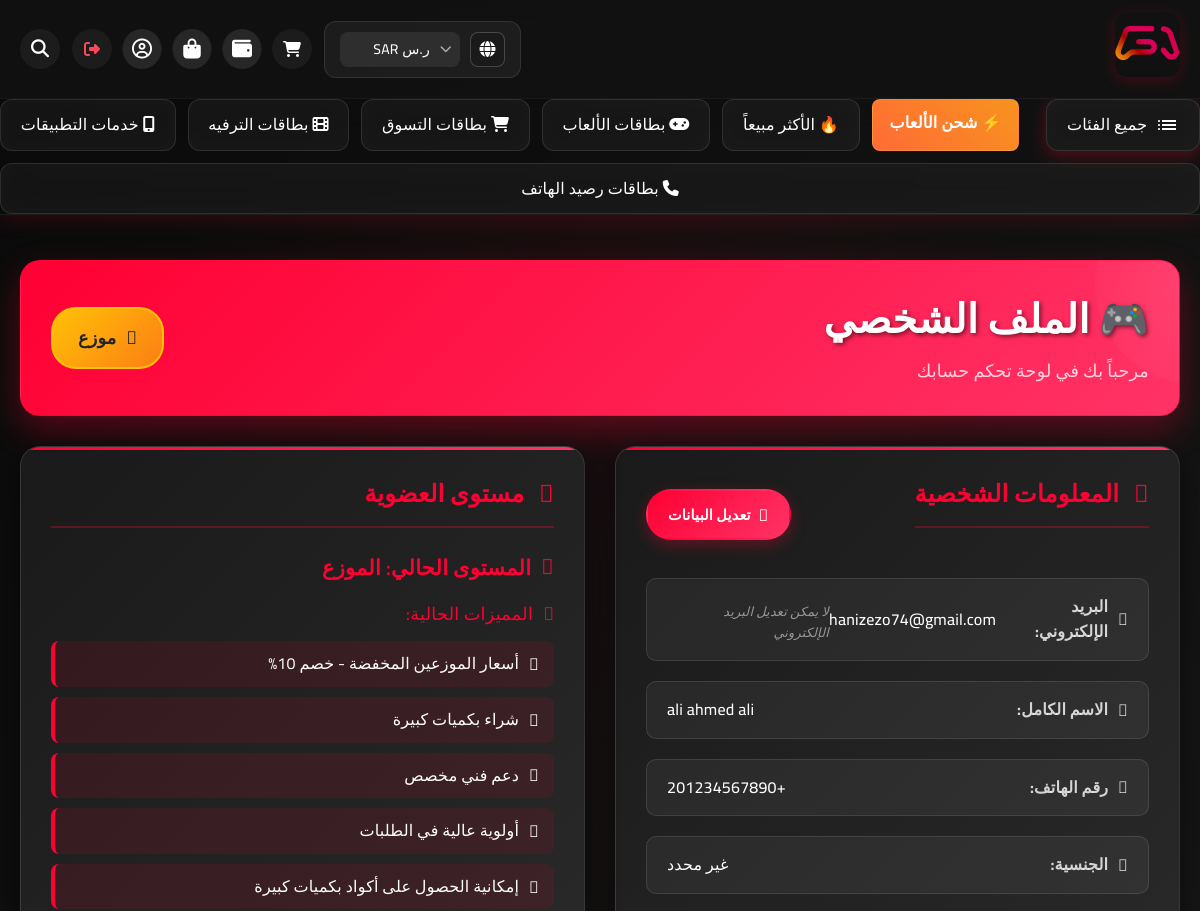
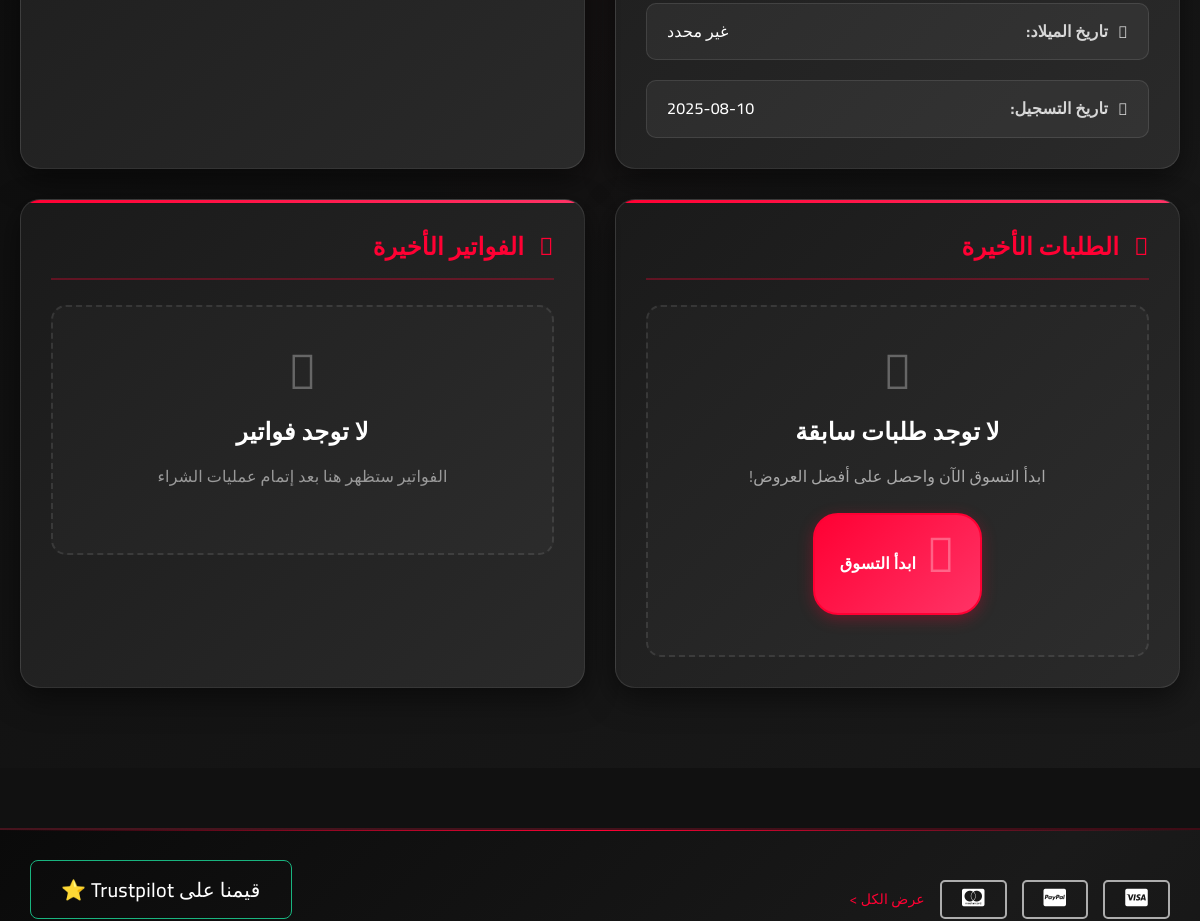
Page /profile (signed in, upper part) on the earlier database version (2 pictures, top to bottom).
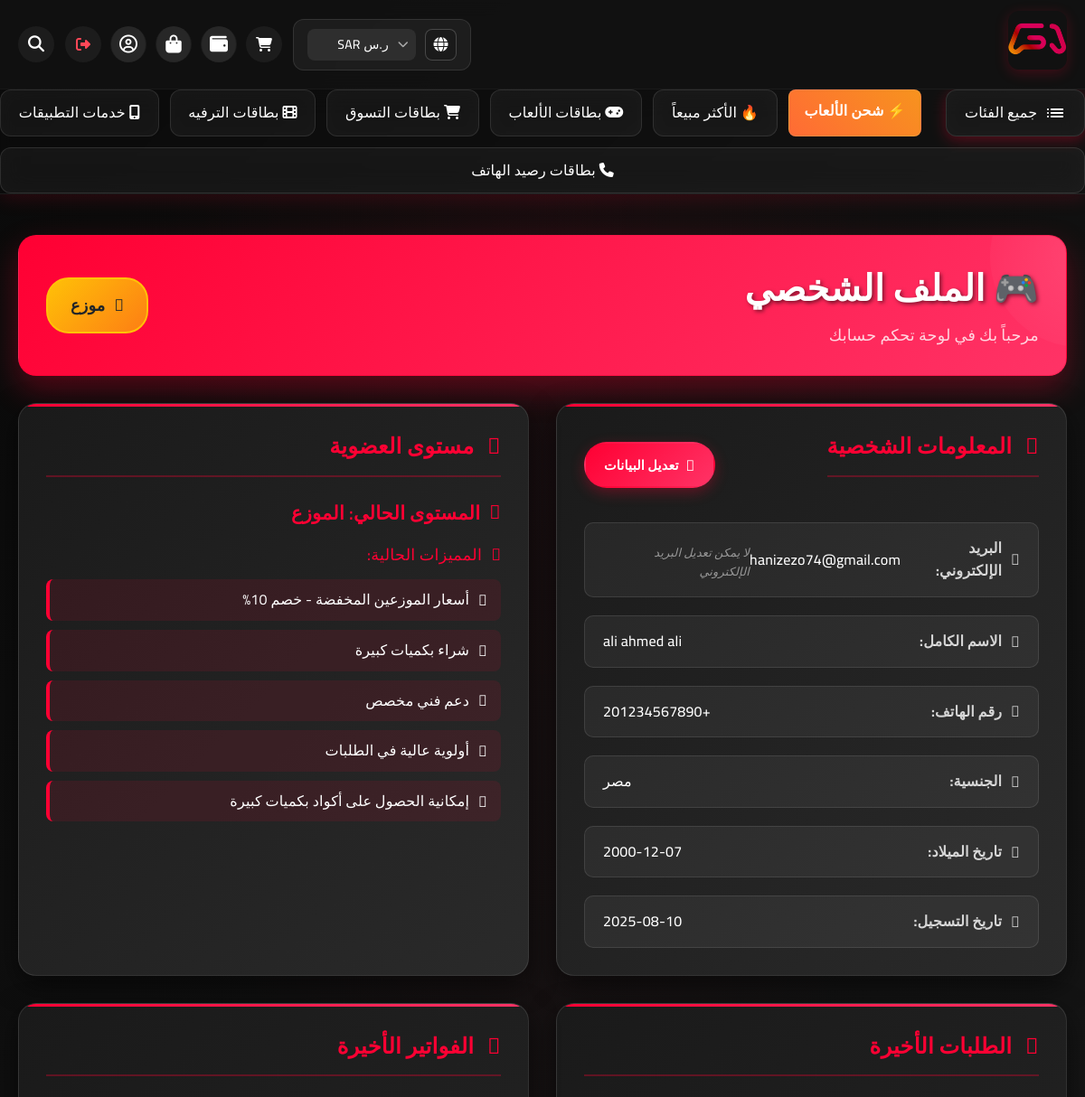
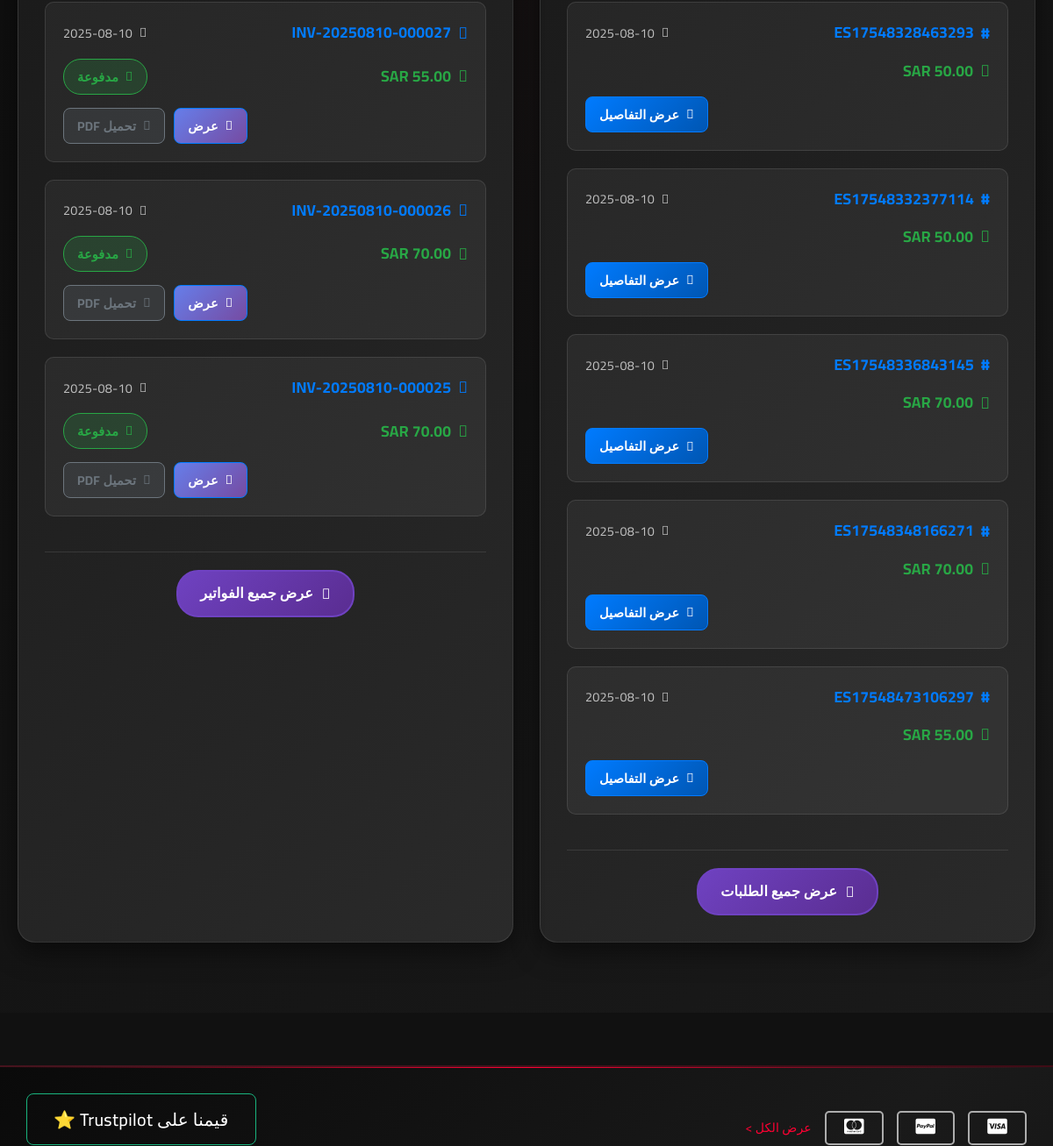
Same page on the later database version (2 pictures, top to bottom).
### models.py (models this page shows, shortened)
class Category(db.Model):
    id = db.Column(db.Integer, primary_key=True)
    name = db.Column(db.String(100), nullable=False)
    name_en = db.Column(db.String(100))  # الاسم بالإنجليزية
    description = db.Column(db.Text)
    icon_class = db.Column(db.String(100))  # أيقونة FontAwesome
    image_url = db.Column(db.String(500))
    show_in_header = db.Column(db.Boolean, default=True)  # إظهار في الهيدر
    show_in_footer = db.Column(db.Boolean, default=True)  # إظهار في الفوتر
    is_active = db.Column(db.Boolean, default=True)
    display_order = db.Column(db.Integer, default=0)
    created_at = db.Column(db.DateTime, default=datetime.utcnow)
    subcategories = db.relationship('Subcategory', backref='parent_category', lazy=True, cascade='all, delete-orphan')

class User(UserMixin, db.Model):
    id = db.Column(db.Integer, primary_key=True)
    username = db.Column(db.String(80), unique=True, nullable=True)  # اسم المستخدم
    email = db.Column(db.String(120), unique=True, nullable=False)
    password_hash = db.Column(db.String(120), nullable=False)
    full_name = db.Column(db.String(100))
    phone = db.Column(db.String(20))
    birth_date = db.Column(db.Date)
    nationality = db.Column(db.String(50))
    customer_type = db.Column(db.String(20), default='regular')  # regular, kyc, reseller
    kyc_status = db.Column(db.String(20), default='none')  # none, pending, approved, rejected
    google_id = db.Column(db.String(100), unique=True, nullable=True)  # Google ID
    profile_picture = db.Column(db.String(300))  # صورة البروفايل من Google
    is_verified = db.Column(db.Boolean, default=False)  # تم التحقق من الإيميل
    email_verification_token = db.Column(db.String(100), nullable=True)  # رمز التحقق من الإيميل
    email_verification_sent_at = db.Column(db.DateTime, nullable=True)  # وقت إرسال رمز التحقق
    document_type = db.Column(db.String(50))  # national_id, passport, driver_license
    id_front_image = db.Column(db.String(200))
    id_back_image = db.Column(db.String(200))
    selfie_image = db.Column(db.String(200))
    passport_image = db.Column(db.String(200))
    driver_license_image = db.Column(db.String(200))
    face_photo_front = db.Column(db.String(200))
    face_photo_right = db.Column(db.String(200))
    face_photo_left = db.Column(db.String(200))
    is_admin = db.Column(db.Boolean, default=False)
    last_login = db.Column(db.DateTime)
    created_at = db.Column(db.DateTime, default=datetime.utcnow)
    preferred_currency = db.Column(db.String(3), default='USD')  # العملة المفضلة للمحفظة
    orders = db.relationship('Order', backref='user', lazy=True)

class Order(db.Model):
    id = db.Column(db.Integer, primary_key=True)
    user_id = db.Column(db.Integer, db.ForeignKey('user.id'), nullable=False)
    order_number = db.Column(db.String(50), unique=True, nullable=False)
    total_amount = db.Column(db.Numeric(10, 2), nullable=False)
    currency = db.Column(db.String(3), default='SAR')
    payment_method = db.Column(db.String(50))
    payment_status = db.Column(db.String(20), default='pending')
    order_status = db.Column(db.String(20), default='pending')
    created_at = db.Column(db.DateTime, default=datetime.utcnow)
    excel_file_path = db.Column(db.String(500))  # مسار ملف Excel المحفوظ
    items = db.relationship('OrderItem', backref='order', lazy=True)
    codes = db.relationship('ProductCode', backref='order', lazy=True)

class Invoice(db.Model):
    id = db.Column(db.Integer, primary_key=True)
    invoice_number = db.Column(db.String(50), unique=True, nullable=False)
    order_id = db.Column(db.Integer, db.ForeignKey('order.id'), nullable=False, unique=True)
    user_id = db.Column(db.Integer, db.ForeignKey('user.id'), nullable=False)
    subtotal = db.Column(db.Numeric(10, 2), nullable=False)
    tax_amount = db.Column(db.Numeric(10, 2), default=0.00)
    discount_amount = db.Column(db.Numeric(10, 2), default=0.00)
    total_amount = db.Column(db.Numeric(10, 2), nullable=False)
    currency = db.Column(db.String(3), default='SAR')
    payment_method = db.Column(db.String(50))
    payment_status = db.Column(db.String(20), default='pending')
    paid_amount = db.Column(db.Numeric(10, 2), default=0.00)
    customer_name = db.Column(db.String(100))
    customer_email = db.Column(db.String(120))
    customer_phone = db.Column(db.String(20))
    customer_type = db.Column(db.String(20))
    invoice_date = db.Column(db.DateTime, default=datetime.utcnow)
    due_date = db.Column(db.DateTime)
    paid_date = db.Column(db.DateTime)
    created_at = db.Column(db.DateTime, default=datetime.utcnow)
    updated_at = db.Column(db.DateTime, default=datetime.utcnow, onupdate=datetime.utcnow)
    notes = db.Column(db.Text)
    pdf_file_path = db.Column(db.String(300))
    order = db.relationship('Order', backref=db.backref('invoice', uselist=False))
    user = db.relationship('User', backref='invoices')

### routes.py (the view)
@main.route('/profile')
@login_required
def profile():
    recent_orders = Order.query.filter_by(user_id=current_user.id).order_by(Order.created_at.desc()).limit(5).all()
    recent_invoices = Invoice.query.filter_by(user_id=current_user.id).order_by(Invoice.created_at.desc()).limit(3).all()
    return render_template('profile.html',
                         user=current_user,
                         recent_orders=recent_orders,
                         recent_invoices=recent_invoices)

### templates/profile.html (shortened to what the changed rows need)
{% extends "base.html" %}
{% block extra_css %}
    <link rel="stylesheet" href="{{ url_for('static', filename='css/invoices.css') }}">
{% endblock %}
{% block content %}
<div class="profile-container">
    <div class="profile-content">
        <div class="profile-header">
            <div class="header-content">
                <h1>🎮 الملف الشخصي</h1>
            </div>
        </div>
    <div class="profile-grid">
        <div class="profile-section">
            <div class="section-header">
                <h2><i class="fa-solid fa-user-circle"></i> المعلومات الشخصية</h2>
            </div>
            <div class="info-group">
                <div class="info-item">
                    <label><i class="fa-solid fa-envelope"></i> البريد الإلكتروني:</label>
                    <span>{{ current_user.email }}</span>
                    <small class="email-note">لا يمكن تعديل البريد الإلكتروني</small>
                </div>
                <div class="info-item">
                    <label><i class="fa-solid fa-id-card"></i> الاسم الكامل:</label>
                    <span>{{ current_user.full_name or 'غير محدد' }}</span>
                </div>
                <div class="info-item">
                    <label><i class="fa-solid fa-phone"></i> رقم الهاتف:</label>
                    <span>{{ current_user.phone or 'غير محدد' }}</span>
                </div>
                <div class="info-item">
                    <label><i class="fa-solid fa-flag"></i> الجنسية:</label>
                    <span>{{ current_user.nationality or 'غير محدد' }}</span>
                </div>
                <div class="info-item">
                    <label><i class="fa-solid fa-birthday-cake"></i> تاريخ الميلاد:</label>
                    <span>{{ current_user.birth_date.strftime('%Y-%m-%d') if current_user.birth_date else 'غير محدد' }}</span>
                </div>
                <div class="info-item">
                    <label><i class="fa-solid fa-calendar-plus"></i> تاريخ التسجيل:</label>
                    <span>{{ current_user.created_at.strftime('%Y-%m-%d') }}</span>
                </div>
            </div>
        </div>
        <div class="profile-section">
            <h2><i class="fa-solid fa-star"></i> مستوى العضوية</h2>
        </div>
        <div class="profile-section">
            <h2><i class="fa-solid fa-shopping-bag"></i> الطلبات الأخيرة</h2>
            <div class="recent-orders">
                {% if current_user.orders %}
                    {% for order in current_user.orders[:5] %}
                    <div class="order-item">
                        <div class="order-header">
                            <span class="order-number"><i class="fa-solid fa-hashtag"></i>{{ order.order_number }}</span>
                            <span class="order-date"><i class="fa-solid fa-calendar"></i>{{ order.created_at.strftime('%Y-%m-%d') }}</span>
                        </div>
                        <div class="order-details">
                            <span class="order-total"><i class="fa-solid fa-money-bill"></i>{{ order.total_amount }} {{ order.currency }}</span>
                            <span class="order-status status-{{ order.order_status }}">
                            </span>
                        </div>
                        <div class="order-actions">
                            <a href="#" class="order-btn view-btn">
                                <i class="fa-solid fa-eye"></i>
                                عرض التفاصيل
                            </a>
                        </div>
                    </div>
                    {% endfor %}
                    <div class="orders-footer">
                        <a href="#" class="view-all-orders">
                            <i class="fa-solid fa-list"></i>
                            عرض جميع الطلبات
                        </a>
                    </div>
                {% else %}
                    <div class="no-orders">
                        <i class="fa-solid fa-shopping-cart"></i>
                        <h3>لا توجد طلبات سابقة</h3>
                        <p>ابدأ التسوق الآن واحصل على أفضل العروض!</p>
                        <a href="{{ url_for('main.index') }}" class="start-shopping-btn">
                            <i class="fa-solid fa-shopping-bag"></i>
                            ابدأ التسوق
                        </a>
                    </div>
                {% endif %}
            </div>
        </div>
        <div class="profile-section">
            <h2><i class="fa-solid fa-file-invoice"></i> الفواتير الأخيرة</h2>
            <div class="recent-invoices">
                {% if recent_invoices %}
                    {% for invoice in recent_invoices %}
                    <div class="invoice-item">
                        <div class="invoice-header">
                            <span class="invoice-number"><i class="fa-solid fa-file-invoice"></i>{{ invoice.invoice_number }}</span>
                            <span class="invoice-date"><i class="fa-solid fa-calendar"></i>{{ invoice.invoice_date.strftime('%Y-%m-%d') }}</span>
                        </div>
                        <div class="invoice-details">
                            <span class="invoice-total"><i class="fa-solid fa-money-bill"></i>{{ invoice.total_amount }} {{ invoice.currency }}</span>
                            <span class="invoice-status status-{{ invoice.payment_status }}">
                                {% if invoice.payment_status == 'completed' %}
                                    <i class="fa-solid fa-check"></i> مدفوعة
                                {% elif invoice.payment_status == 'pending' %}
                                    <i class="fa-solid fa-clock"></i> معلقة
                                {% elif invoice.payment_status == 'failed' %}
                                    <i class="fa-solid fa-times"></i> فاشلة
                                {% endif %}
                            </span>
                        </div>
                        <div class="invoice-actions">
                            <a href="{{ url_for('main.view_invoice', invoice_id=invoice.id) }}" class="invoice-btn view-btn">
                                <i class="fa-solid fa-eye"></i>
                                عرض
                            </a>
                            {% if invoice.pdf_file_path %}
                            <a href="{{ url_for('main.download_invoice', invoice_id=invoice.id) }}" class="invoice-btn download-btn">
                                <i class="fa-solid fa-download"></i>
                                تحميل PDF
                            </a>
                            {% endif %}
                        </div>
                    </div>
                    {% endfor %}
                    <div class="invoices-footer">
                        <a href="{{ url_for('main.user_invoices') }}" class="view-all-invoices">
                            <i class="fa-solid fa-file-invoice-dollar"></i>
                            عرض جميع الفواتير
                        </a>
                    </div>
                {% else %}
                    <div class="no-invoices">
                        <i class="fa-solid fa-file-invoice"></i>
                        <h3>لا توجد فواتير</h3>
                        <p>الفواتير ستظهر هنا بعد إتمام عمليات الشراء</p>
                    </div>
                {% endif %}
            </div>
        </div>
    </div>
    </div>
</div>
{% endblock %}

### templates/base.html (shortened to what the changed rows need)
<!DOCTYPE html>
<html lang="ar" dir="rtl">
<head>
    <link rel="stylesheet" href="{{ url_for('static', filename='css/style.css') }}">
    <link rel="stylesheet" href="{{ url_for('static', filename='css/design-system.css') }}">
    <link rel="stylesheet" href="{{ url_for('static', filename='css/header-footer-enhanced.css') }}">
    <link rel="stylesheet" href="{{ url_for('static', filename='css/tawk-simple.css') }}">
    <link rel="stylesheet" href="{{ url_for('static', filename='css/tawk-chat-only.css') }}">
    <link rel="stylesheet" href="https://cdnjs.cloudflare.com/ajax/libs/font-awesome/6.5.0/css/all.min.css">
    <link rel="stylesheet" href="https://cdn.jsdelivr.net/npm/swiper@11/swiper-bundle.min.css">
    {% block extra_css %}{% endblock %}
</head>
<body>
    <header class="header">
        <nav class="nav-bar">
            <div class="nav-links">
                <a class="menu" href="{{ url_for('main.all_categories') }}">
                    <span>جميع الفئات</span>
                </a>
                <a href="{{ url_for('main.charge_page') }}" style="background: linear-gradient(45deg, #ff6b35, #f7931e); color: white; border-radius: 8px; padding: 10px 15px; font-weight: bold;">
                    ⚡ شحن الألعاب
                </a>
                <a href="#">🔥 الأكثر مبيعاً</a>
                {% for category in main_categories %}
                    <a href="{{ url_for('main.category_products', category_id=category.id, slug=category.name|create_slug) }}">
                        {% if category.icon_class %}
                            <i class="{{ category.icon_class }}"></i>
                        {% endif %}
                        {{ category.name }}
                    </a>
                {% endfor %}
            </div>
        </nav>
    </header
    >
    <main>
        {% block content %}{% endblock %}
    </main>
</body>
</html>

Differences in the rows shown:
changed User "hanizezo74@gmail.com": nationality "غير محدد" → "مصر"; birth_date "غير محدد" → "2000-12-07"
added Order: order_number "ES17548328463293", created_at "2025-08-10", currency "SAR"
added Order: order_number "ES17548332377114", created_at "2025-08-10", currency "SAR"
added Order: order_number "ES17548336843145", created_at "2025-08-10", currency "SAR"
added Order: order_number "ES17548348166271", created_at "2025-08-10", currency "SAR"
added Order: order_number "ES17548473106297", created_at "2025-08-10", currency "SAR"
added Invoice: invoice_number "INV-20250810-000027", invoice_date "2025-08-10", currency "SAR", payment_status "completed" (drawn)
added Invoice: invoice_number "INV-20250810-000026", invoice_date "2025-08-10", currency "SAR", payment_status "completed" (drawn)
added Invoice: invoice_number "INV-20250810-000025", invoice_date "2025-08-10", currency "SAR", payment_status "completed" (drawn)
Other differences:
text no longer shown: "لا توجد طلبات سابقة ابدأ التسوق الآن واحصل على أفضل العروض! ابدأ التسوق لا توجد فواتير الفواتير ستظهر هنا بعد إتمام عمليات الشراء"
text now shown: "عرض جميع الطلبات عرض جميع الفواتير"
